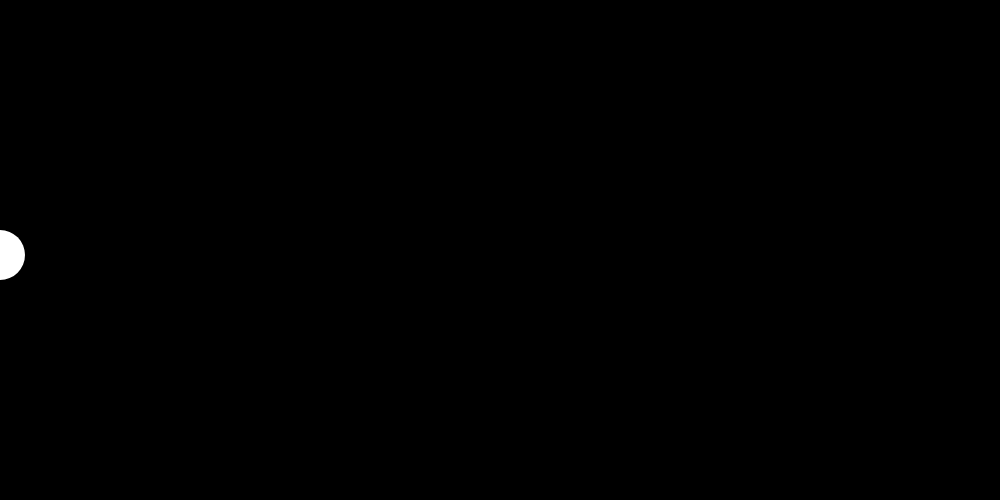
Frame 1 (no input)
Frame 60 (no input): identical to frame 1, image omitted
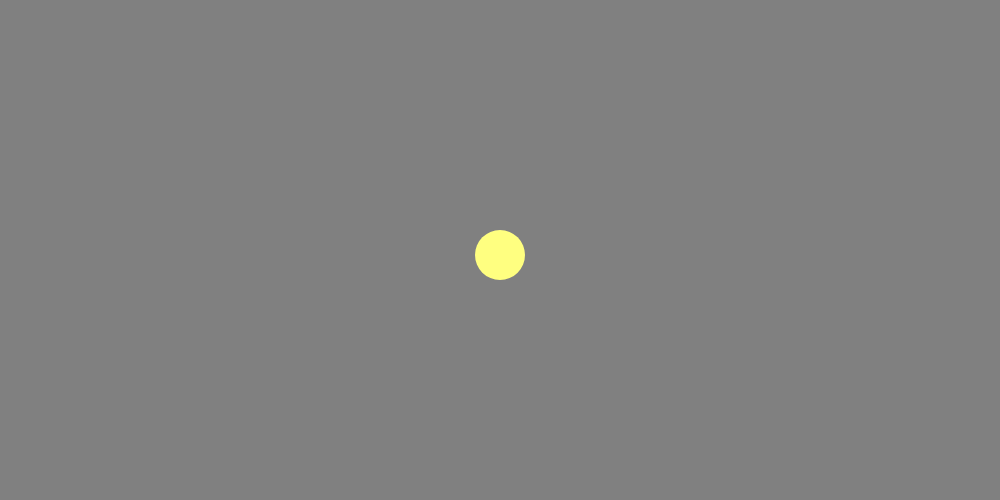
Frame 120 (the mouse pressed at the canvas centre since frame 60)

The p5.js sketch that drew these frames (run headless with seeded random() and noise() and a simulated clock; from frame 60 on, the mouse is pressed at the canvas centre):

// p5.js sketch
// ── sketch.js
var b2w = 0;
var m2s = 255;
var r = 255;//what is the point of these last two variables they do nothing and are nowhere
var g = 255;//what was I doing

function setup() {
  createCanvas (1000, 500)
  noCursor();
}

function draw() {
  b2w = map (mouseX, 0, 1000, 0, 255)
  background (b2w)
  m2s = map (mouseX, 0, 1000, 255, 0)
  
  noStroke ()
  fill (255,255,m2s)
  ellipse (mouseX, 255, 50)
}
